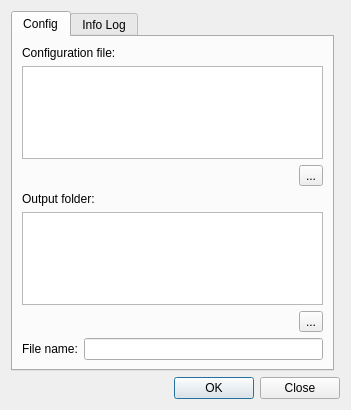
<?xml version="1.0" encoding="UTF-8"?>
<ui version="4.0">
 <class>dlg_recursive_epa</class>
 <widget class="QDialog" name="dlg_recursive_epa">
  <property name="geometry">
   <rect>
    <x>0</x>
    <y>0</y>
    <width>351</width>
    <height>410</height>
   </rect>
  </property>
  <property name="windowTitle">
   <string>Epa Multi Calls</string>
  </property>
  <layout class="QGridLayout" name="gridLayout">
   <item row="0" column="0">
    <widget class="QTabWidget" name="mainTab">
     <property name="currentIndex">
      <number>0</number>
     </property>
     <widget class="QWidget" name="tab_config">
      <attribute name="title">
       <string>Config</string>
      </attribute>
      <layout class="QGridLayout" name="gridLayout_3">
       <item row="1" column="0" colspan="2">
        <widget class="QTextEdit" name="data_config_file"/>
       </item>
       <item row="3" column="0" colspan="2">
        <widget class="QLabel" name="lbl_output_folder">
         <property name="text">
          <string>Output folder:</string>
         </property>
        </widget>
       </item>
       <item row="7" column="1">
        <widget class="QLineEdit" name="txt_prefix"/>
       </item>
       <item row="5" column="0" colspan="2" alignment="Qt::AlignRight">
        <widget class="QToolButton" name="btn_push_output_folder">
         <property name="text">
          <string>...</string>
         </property>
        </widget>
       </item>
       <item row="2" column="0" colspan="2" alignment="Qt::AlignRight">
        <widget class="QToolButton" name="btn_push_config_file">
         <property name="text">
          <string>...</string>
         </property>
        </widget>
       </item>
       <item row="4" column="0" colspan="2">
        <widget class="QTextEdit" name="data_output_folder"/>
       </item>
       <item row="7" column="0">
        <widget class="QLabel" name="lbl_filename">
         <property name="text">
          <string>File name:</string>
         </property>
        </widget>
       </item>
       <item row="0" column="0" colspan="2">
        <widget class="QLabel" name="lbl_config_file">
         <property name="text">
          <string>Configuration file:</string>
         </property>
        </widget>
       </item>
      </layout>
     </widget>
     <widget class="QWidget" name="tab_infolog">
      <attribute name="title">
       <string>Info Log</string>
      </attribute>
      <layout class="QGridLayout" name="gridLayout_4">
       <item row="0" column="0">
        <widget class="QTextEdit" name="txt_infolog"/>
       </item>
      </layout>
     </widget>
    </widget>
   </item>
   <item row="3" column="0" colspan="2">
    <layout class="QHBoxLayout" name="horizontalLayout">
     <item>
      <widget class="QLabel" name="lbl_time">
       <property name="text">
        <string/>
       </property>
      </widget>
     </item>
     <item>
      <spacer name="horizontalSpacer">
       <property name="orientation">
        <enum>Qt::Horizontal</enum>
       </property>
       <property name="sizeHint" stdset="0">
        <size>
         <width>40</width>
         <height>20</height>
        </size>
       </property>
      </spacer>
     </item>
     <item>
      <widget class="QPushButton" name="btn_accept">
       <property name="text">
        <string>OK</string>
       </property>
      </widget>
     </item>
     <item>
      <widget class="QPushButton" name="btn_close">
       <property name="text">
        <string>Close</string>
       </property>
      </widget>
     </item>
    </layout>
   </item>
  </layout>
 </widget>
 <resources/>
 <connections/>
</ui>
